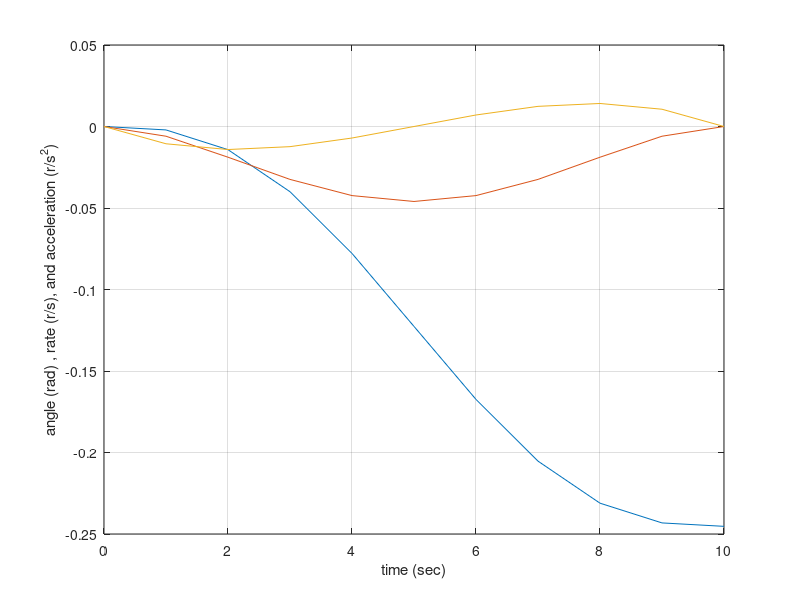

MATLAB code to generate this figure:
clear all;clc;close all
for i=1:3
%syms tf tf2 tf3 tf4 tf5 th_o th_f th_d_o th_d_f th_dd_o th_dd_f
tf=10;
%th_o=pi/6;th_f=-pi/6;th_d_o=0;th_d_f=0;th_dd_o=0;th_dd_f=0
th_o=0;th_f=-0.2453;

th_d_o=0;th_d_f=0;th_dd_o=0;th_dd_f=0
tf2=tf*tf;tf3=tf2*tf;tf4=tf3*tf;tf5=tf4*tf;



A=[1 0 0 0 0 0;1 tf tf2 tf3 tf4 tf5;
    0 1 0 0 0 0;0 1 2*tf 3*tf2 4*tf3 5*tf4;
    0 0 2 0 0 0;0 0 2 6*tf 12*tf2 20*tf3]
 b=[th_o;th_f;th_d_o;th_d_f;th_dd_o;th_dd_f]
 x=A\b
 delt=tf/10
 for i=1:11
     t(i)=(i-1)*delt
     th(i)=x(1)+x(2)*t(i)+x(3)*t(i)^2+x(4)*t(i)^3+x(5)*t(i)^4+x(6)*t(i)^5;
     th_d(i)=x(2)+2*x(3)*t(i)+3*x(4)*t(i)^2+4*x(5)*t(i)^3+5*x(6)*t(i)^4;
     th_dd(i)=2*x(3)+6*x(4)*t(i)+12*x(5)*t(i)^2+20*x(6)*t(i)^3;
 end
 
 plot(t,th,t,th_d,t,th_dd); grid on
 xlabel('time (sec)')
 ylabel('angle (rad) , rate (r/s), and acceleration (r/s^2)')
 %pretty(simplify(x))
end
